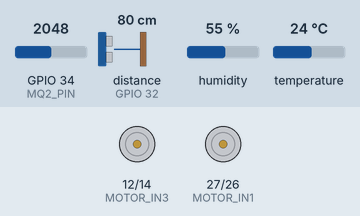
Simulated run of this sketch. Board: ESP32. Shown: motor-driver pin pairs drawn as motors (green arrow = first pin HIGH = forward, orange = second pin HIGH = backward, longer = more drive). Wiring (inferred from the names in the program): ultrasonic range finder: trigger GPIO 13; echo GPIO 32. The test bench sets the inputs (shaded band); at power-on: distance to the obstacle (sensor on GPIO 32) 80 cm, GPIO 34 (MQ2_PIN) = 2048, humidity 55 %, temperature 24 °C. The echo pulse lasts 58.3 µs per cm; WiFi joins after 1.5 s; servers stay silent unless stated; what the sketch prints to the serial monitor is not drawn.

Above: at 6.1 s.
6.2 s: distance to the obstacle (sensor on GPIO 32) set to 33 cm
At 13.77 s:
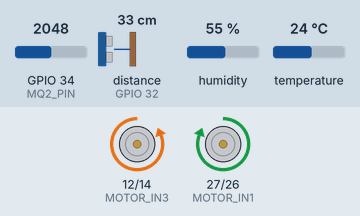
At 15.2 s:
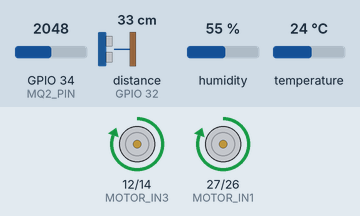
15.5 s: distance to the obstacle (sensor on GPIO 32) set to 27 cm
Timing chart, 0 to 18.5 s (numbered marks = the images above; inputs shaded):
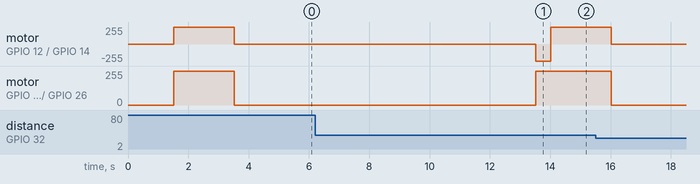

The sketch:

esp32_firebase_rover_v2.ino
```cpp
/**
 * Smart Tunnel Inspection Rover - ESP32 Firebase Mode
 * Civil Engineering Department - 2025
 *
 * Features:
 * - Autonomous circular movement (2s forward, 10s scan, 0.5s turn right)
 * - Firebase Realtime Database integration
 * - DHT22, MQ-2, HC-SR04 sensors
 * - L298N motor driver control
 */

#include <WiFi.h>
#include <DHT.h>
#include <Firebase_ESP_Client.h>
#include "addons/TokenHelper.h"
#include "addons/RTDBHelper.h"

// ==================== WiFi Configuration ====================
#define WIFI_SSID "ZORO"
#define WIFI_PASSWORD "zoro1111"

// ==================== Firebase Configuration ====================
#define API_KEY "AIzaSyAbsngu27x5C2Nv_wzoD2WeZmNF4eW84V0"
#define DATABASE_URL "https://rover-6126b-default-rtdb.asia-southeast1.firebasedatabase.app"

// Firebase objects
FirebaseData fbdo;
FirebaseAuth auth;
FirebaseConfig config;
bool firebaseReady = false;

// ==================== Pin Definitions ====================
// L298N Motor Driver Pins
#define MOTOR_IN1 27    // Left motor forward
#define MOTOR_IN2 26    // Left motor backward
#define MOTOR_IN3 12    // Right motor forward
#define MOTOR_IN4 14    // Right motor backward

// HC-SR04 Ultrasonic Sensor
#define TRIG_PIN 13     // Ultrasonic trigger
#define ECHO_PIN 32     // Ultrasonic echo

// DHT22 Temperature/Humidity Sensor
#define DHT_PIN 33      // DHT22 data pin
#define DHT_TYPE DHT22

// MQ-2 Gas Sensor
#define MQ2_PIN 34      // Analog input (ADC)

// ==================== Constants ====================
#define MOVE_DURATION 2000     // Move forward for 2 seconds
#define SCAN_DURATION 10000    // Scan for 10 seconds
#define TURN_DURATION 500      // Turn right for 0.5 seconds
#define UPDATE_INTERVAL 2000   // Send data every 2 seconds

// ==================== Objects ====================
DHT dht(DHT_PIN, DHT_TYPE);

// ==================== Global Variables ====================
unsigned long lastUpdate = 0;
unsigned long stateTimer = 0;
int currentState = 0;  // 0=move forward, 1=scan, 2=turn right
int scanCount = 0;

// ==================== Function Prototypes ====================
void connectWiFi();
void setupFirebase();
void setupMotors();
float getDistance();
float readTemperature();
float readHumidity();
int readGasLevel();
void stopMotors();
void moveForward();
void turnRight();
void sendDataToFirebase();

// ==================== Setup ====================
void setup() {
  Serial.begin(115200);
  Serial.println("\n=== Smart Tunnel Inspection Rover ===");
  Serial.println("Civil Engineering Department - 2025\n");

  // Initialize sensors
  pinMode(TRIG_PIN, OUTPUT);
  pinMode(ECHO_PIN, INPUT);
  dht.begin();

  // Initialize motors
  setupMotors();

  // Connect to WiFi
  connectWiFi();

  // Setup Firebase
  setupFirebase();

  Serial.println("\n=== Rover Initialized ===");
  Serial.println("Starting autonomous navigation...\n");

  stateTimer = millis();
}

// ==================== Main Loop ====================
void loop() {
  unsigned long currentTime = millis();

  // State machine for autonomous movement
  switch (currentState) {
    case 0: // Move Forward State
      if (currentTime - stateTimer < MOVE_DURATION) {
        moveForward();
      } else {
        stopMotors();
        Serial.println("✓ Moved forward 2 seconds");
        currentState = 1;
        stateTimer = currentTime;
        scanCount = 0;
      }
      break;

    case 1: // Scan State (10 seconds)
      stopMotors();
      if (currentTime - stateTimer < SCAN_DURATION) {
        // Send data every 2 seconds during scan
        if (currentTime - lastUpdate >= UPDATE_INTERVAL) {
          Serial.println("\n📡 Scanning... (" + String(scanCount + 1) + "/5)");
          sendDataToFirebase();
          lastUpdate = currentTime;
          scanCount++;
        }
      } else {
        Serial.println("✓ Scan complete");
        currentState = 2;
        stateTimer = currentTime;
      }
      break;

    case 2: // Turn Right State
      if (currentTime - stateTimer < TURN_DURATION) {
        turnRight();
      } else {
        stopMotors();
        Serial.println("✓ Turned right\n");
        Serial.println("--- Next cycle ---");
        currentState = 0; // Back to move forward
        stateTimer = currentTime;
      }
      break;
  }
}

// ==================== WiFi Connection ====================
void connectWiFi() {
  Serial.print("Connecting to WiFi: ");
  Serial.println(WIFI_SSID);

  WiFi.mode(WIFI_STA);
  WiFi.begin(WIFI_SSID, WIFI_PASSWORD);

  int attempts = 0;
  while (WiFi.status() != WL_CONNECTED && attempts < 20) {
    Serial.print(".");
    delay(500);
    attempts++;
  }

  if (WiFi.status() == WL_CONNECTED) {
    Serial.println("\n✅ WiFi connected!");
    Serial.print("IP Address: ");
    Serial.println(WiFi.localIP());
  } else {
    Serial.println("\n⚠️ WiFi connection failed - Running offline");
  }
}

// ==================== Firebase Setup ====================
void setupFirebase() {
  Serial.println("Initializing Firebase...");

  config.api_key = API_KEY;
  config.database_url = DATABASE_URL;

  // Token status callback
  config.token_status_callback = tokenStatusCallback;
  config.max_token_generation_retry = 5;

  // Anonymous sign-in
  if (Firebase.signUp(&config, &auth, "", "")) {
    Serial.println("✅ Firebase anonymous sign-in successful");
    firebaseReady = true;
  } else {
    Serial.printf("❌ Firebase sign-up failed: %s\n", config.signer.signupError.message.c_str());
    firebaseReady = false;
  }

  Firebase.begin(&config, &auth);
  Firebase.reconnectWiFi(true);

  // Set buffer sizes
  fbdo.setBSSLBufferSize(4096, 1024);
  fbdo.setResponseSize(2048);

  Serial.println("✓ Firebase initialized");
}

// ==================== Motor Setup ====================
void setupMotors() {
  pinMode(MOTOR_IN1, OUTPUT);
  pinMode(MOTOR_IN2, OUTPUT);
  pinMode(MOTOR_IN3, OUTPUT);
  pinMode(MOTOR_IN4, OUTPUT);

  stopMotors();
  Serial.println("✓ Motors initialized");
}

// ==================== Ultrasonic Distance ====================
float getDistance() {
  digitalWrite(TRIG_PIN, LOW);
  delayMicroseconds(2);
  digitalWrite(TRIG_PIN, HIGH);
  delayMicroseconds(10);
  digitalWrite(TRIG_PIN, LOW);

  long duration = pulseIn(ECHO_PIN, HIGH, 30000);

  if (duration == 0) {
    return 999.0; // No obstacle detected
  }

  float distance = duration * 0.034 / 2.0;
  return distance;
}

// ==================== DHT22 Sensors ====================
float readTemperature() {
  float temp = dht.readTemperature();
  if (isnan(temp)) {
    Serial.println("⚠️ Failed to read temperature");
    return 25.0; // Default value
  }
  return temp;
}

float readHumidity() {
  float hum = dht.readHumidity();
  if (isnan(hum)) {
    Serial.println("⚠️ Failed to read humidity");
    return 60.0; // Default value
  }
  return hum;
}

// ==================== MQ-2 Gas Sensor ====================
int readGasLevel() {
  int rawValue = analogRead(MQ2_PIN);
  // Map 12-bit ADC (0-4095) to 0-1000 ppm
  int gasPPM = map(rawValue, 0, 4095, 0, 1000);
  return gasPPM;
}

// ==================== Motor Control ====================
void stopMotors() {
  digitalWrite(MOTOR_IN1, LOW);
  digitalWrite(MOTOR_IN2, LOW);
  digitalWrite(MOTOR_IN3, LOW);
  digitalWrite(MOTOR_IN4, LOW);
}

void moveForward() {
  digitalWrite(MOTOR_IN1, HIGH);
  digitalWrite(MOTOR_IN2, LOW);
  digitalWrite(MOTOR_IN3, HIGH);
  digitalWrite(MOTOR_IN4, LOW);
}

void turnRight() {
  // Left motor forward, right motor backward
  digitalWrite(MOTOR_IN1, HIGH);
  digitalWrite(MOTOR_IN2, LOW);
  digitalWrite(MOTOR_IN3, LOW);
  digitalWrite(MOTOR_IN4, HIGH);
}

// ==================== Firebase Data Upload ====================
void sendDataToFirebase() {
  if (!firebaseReady || WiFi.status() != WL_CONNECTED) {
    Serial.println("⚠️ Firebase/WiFi not ready - Data not sent");
    return;
  }

  // Read all sensors
  float temperature = readTemperature();
  float humidity = readHumidity();
  int gasLevel = readGasLevel();
  float distance = getDistance();

  // Display readings
  Serial.println("📊 Sensor Data:");
  Serial.printf("  🌡 Temp: %.1f°C\n", temperature);
  Serial.printf("  💧 Humidity: %.1f%%\n", humidity);
  Serial.printf("  🧪 Gas: %d ppm\n", gasLevel);
  Serial.printf("  📏 Distance: %.1f cm\n", distance);

  // Determine condition
  String condition = "Good";
  if (gasLevel > 300 || temperature > 35 || humidity < 20 || distance < 30) {
    condition = "Bad";
  } else if (gasLevel > 150 || temperature > 30 || humidity < 30 || distance < 50) {
    condition = "Warning";
  }

  Serial.printf("  🧠 Condition: %s\n", condition.c_str());

  // Upload to Firebase under /sensors path
  bool success = true;

  if (!Firebase.RTDB.setFloat(&fbdo, "/sensors/temperature", temperature)) {
    Serial.println("❌ Temp upload failed: " + fbdo.errorReason());
    success = false;
  }

  if (!Firebase.RTDB.setFloat(&fbdo, "/sensors/humidity", humidity)) {
    Serial.println("❌ Humidity upload failed: " + fbdo.errorReason());
    success = false;
  }

  if (!Firebase.RTDB.setInt(&fbdo, "/sensors/gasLevel", gasLevel)) {
    Serial.println("❌ Gas upload failed: " + fbdo.errorReason());
    success = false;
  }

  if (!Firebase.RTDB.setFloat(&fbdo, "/sensors/distance", distance)) {
    Serial.println("❌ Distance upload failed: " + fbdo.errorReason());
    success = false;
  }

  if (!Firebase.RTDB.setString(&fbdo, "/sensors/condition", condition)) {
    Serial.println("❌ Condition upload failed: " + fbdo.errorReason());
    success = false;
  }

  // Upload timestamp
  if (!Firebase.RTDB.setInt(&fbdo, "/sensors/timestamp", millis())) {
    Serial.println("❌ Timestamp upload failed: " + fbdo.errorReason());
    success = false;
  }

  // Upload device ID
  if (!Firebase.RTDB.setString(&fbdo, "/sensors/deviceId", "rover_001")) {
    Serial.println("❌ Device ID upload failed: " + fbdo.errorReason());
    success = false;
  }

  if (success) {
    Serial.println("✅ Data uploaded to Firebase successfully");
  }
  Serial.println();
}
```
